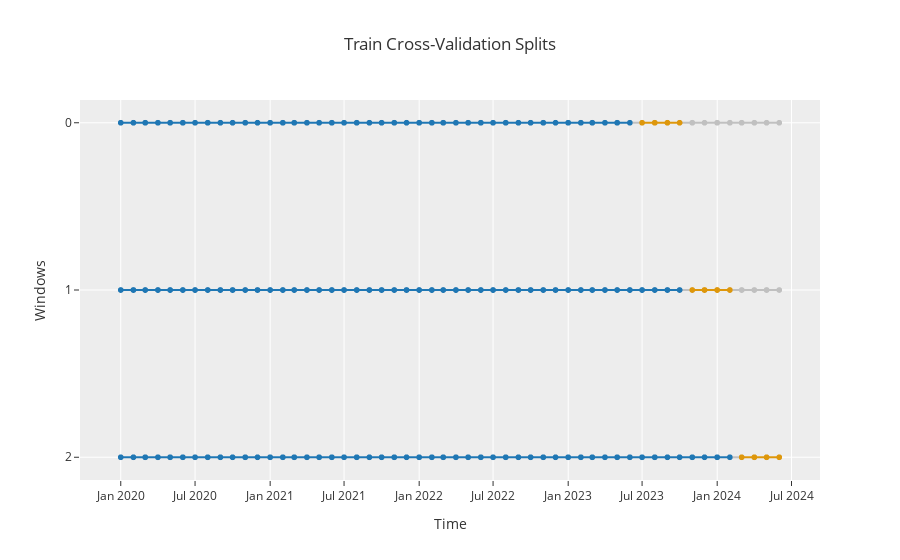

The code cell stored with this chart in its notebook:
### Code cell
#### Check cross-validation setup  ----
exp.plot_model(plot="cv")
